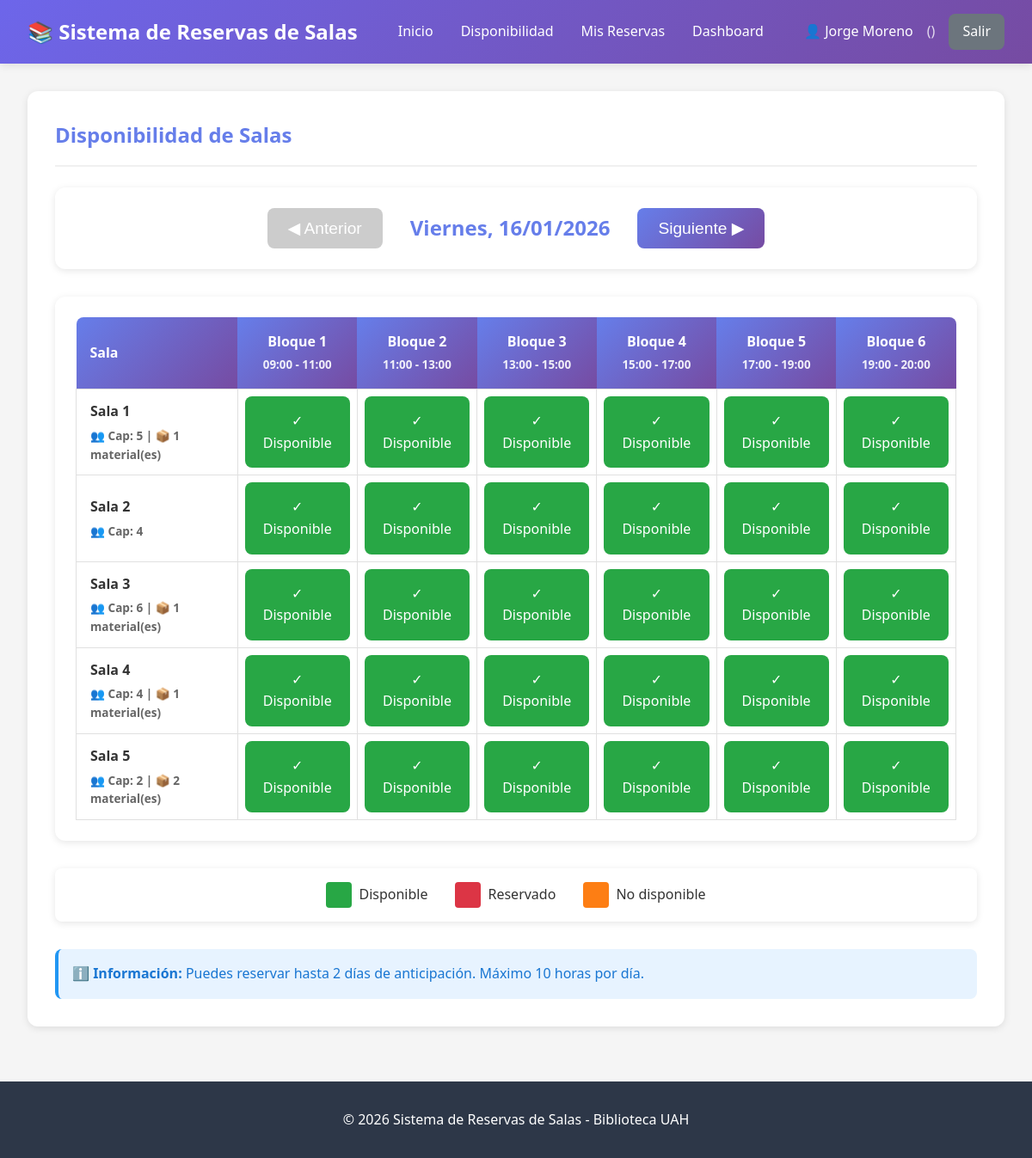
The app's page /reservas/disponibilidad/ (signed in), older data.
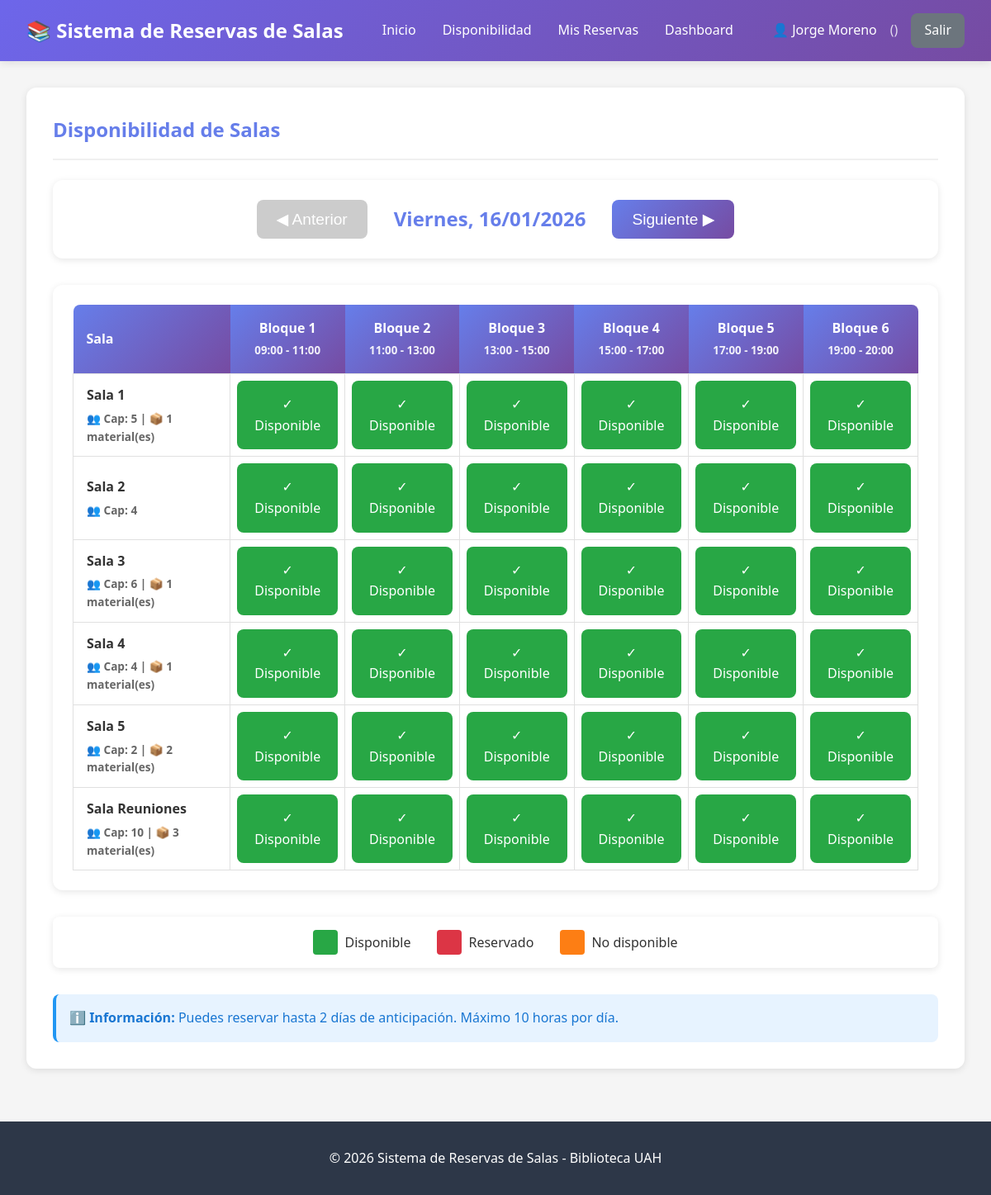
The same page, newer data.
### reservas/models.py (models this page shows, shortened)
class TimeBlock(models.Model):
    DAYS_OF_WEEK = [
        ('monday', 'Lunes'),
        ('tuesday', 'Martes'),
        ('wednesday', 'Miércoles'),
        ('thursday', 'Jueves'),
        ('friday', 'Viernes'),
        ('saturday', 'Sábado'),
        ('sunday', 'Domingo'),
    ]
    name = models.CharField(
        max_length=50,
        verbose_name="Nombre del bloque",
        help_text="Ej: Bloque 1, Bloque Mañana, Sábado Tarde"
    )
    day_of_week = models.CharField(
        max_length=10,
        choices=DAYS_OF_WEEK,
        verbose_name="Día de la semana",
        help_text="Día al que aplica este bloque horario"
    )
    start_time = models.TimeField(verbose_name="Hora inicio")
    end_time = models.TimeField(verbose_name="Hora fin")
    is_active = models.BooleanField(default=True, verbose_name="Activo")
    created_at = models.DateTimeField(auto_now_add=True)
    updated_at = models.DateTimeField(auto_now=True)
    class Meta:
        verbose_name = "Bloque Horario"
        verbose_name_plural = "Bloques Horarios"
        ordering = ['day_of_week', 'start_time']
        unique_together = ['day_of_week', 'start_time', 'end_time']

class Room(models.Model):
    name = models.CharField(max_length=100, verbose_name="Nombre de la sala")
    capacity = models.PositiveIntegerField(verbose_name="Capacidad (personas)")
    location = models.CharField(max_length=200, verbose_name="Ubicación")
    available_materials = models.ManyToManyField(
        Material,
        blank=True,
        verbose_name="Materiales disponibles",
        related_name="rooms"
    )
    is_public = models.BooleanField(
        default=True,
        verbose_name="Sala pública",
        help_text="Si está desmarcado, solo el admin puede reservar esta sala"
    )
    is_active = models.BooleanField(default=True, verbose_name="Activa")
    created_at = models.DateTimeField(auto_now_add=True)
    updated_at = models.DateTimeField(auto_now=True)
    class Meta:
        verbose_name = "Sala"
        verbose_name_plural = "Salas"
        ordering = ['name']

### reservas/views.py (the view)
# urls.py: path('disponibilidad/', views.disponibilidad, name='disponibilidad'),
def disponibilidad(request):
    fecha_str = request.GET.get('fecha', date.today().isoformat())
    try:
        fecha_seleccionada = datetime.strptime(fecha_str, '%Y-%m-%d').date()
    except ValueError:
        fecha_seleccionada = date.today()
    if fecha_seleccionada < date.today():
        fecha_seleccionada = date.today()
    reglas = ReservationRules.objects.first()
    max_dias_anticipacion = reglas.max_days_in_advance if reglas else 2
    fecha_maxima = date.today() + timedelta(days=max_dias_anticipacion)
    if fecha_seleccionada > fecha_maxima:
        fecha_seleccionada = fecha_maxima
    dias_semana = ['monday', 'tuesday', 'wednesday', 'thursday', 'friday', 'saturday', 'sunday']
    dia_semana = dias_semana[fecha_seleccionada.weekday()]
    dias_espanol = ['Lunes', 'Martes', 'Miércoles', 'Jueves', 'Viernes', 'Sábado', 'Domingo']
    nombre_dia_espanol = dias_espanol[fecha_seleccionada.weekday()]
    if request.user.is_authenticated:
            salas = get_available_rooms_for_user(request.user).order_by('name')
    else:
            salas = Room.objects.filter(is_public=True, is_active=True).order_by('name')
    bloques = TimeBlock.objects.filter(
        day_of_week=dia_semana,
        is_active=True
    ).order_by('start_time')
    disponibilidad_grid = []
    for sala in salas:
        fila = {
            'sala': sala,
            'bloques': []
        }
        for bloque in bloques:
            reserva = Reservation.objects.filter(
                room=sala,
                date=fecha_seleccionada,
                time_block=bloque,
                status__in=['pending', 'confirmed']
            ).first()
            bloqueada = RoomUnavailability.objects.filter(
                Q(room=sala, date=fecha_seleccionada, time_block=bloque) |
                Q(room=sala, date=fecha_seleccionada, time_block__isnull=True)  # Bloqueada todo el día
            ).exists()
            if bloqueada:
                estado = 'bloqueado'
            elif reserva:
                estado = 'reservado'
            else:
                estado = 'disponible'
            fila['bloques'].append({
                'bloque': bloque,
                'estado': estado,
                'reserva': reserva
            })
        disponibilidad_grid.append(fila)
    fecha_anterior = fecha_seleccionada - timedelta(days=1)
    fecha_siguiente = fecha_seleccionada + timedelta(days=1)
    if fecha_anterior < date.today():
        fecha_anterior = None
    if fecha_siguiente > fecha_maxima:
        fecha_siguiente = None
    context = {
        'fecha_seleccionada': fecha_seleccionada,
        'nombre_dia_espanol': nombre_dia_espanol,
        'fecha_anterior': fecha_anterior,
        'fecha_siguiente': fecha_siguiente,
        'bloques': bloques,
        'disponibilidad_grid': disponibilidad_grid,
        'max_dias_anticipacion': max_dias_anticipacion,
    }
    return render(request, 'reservas/disponibilidad.html', context)

### reservas/models.py (called while the page is built)
    def get_max_hours_per_day(self):
        if self.role.max_hours_override:
            return self.role.max_hours_override
        rules = ReservationRules.objects.first()
        return rules.max_hours_per_day if rules else 2

### reservas/utils.py (called while the page is built)
def get_available_rooms_for_user(user):
    from .models import Room
    if not hasattr(user, 'profile'):
        return Room.objects.filter(is_public=True, is_active=True)
    if user.profile.role.can_reserve_internal_rooms:
        return Room.objects.filter(is_active=True)
    return Room.objects.filter(is_public=True, is_active=True)

### reservas/templates/reservas/disponibilidad.html (shortened to what the changed rows need)
{% extends 'reservas/base.html' %}
{% block content %}
<div class="card">
    <div class="card-header">
        <h2> Disponibilidad de Salas</h2>
    </div>
    <div class="grid-container">
        {% if bloques %}
        <table class="availability-grid">
            <thead>
                <tr>
                    <th>Sala</th>
                    {% for bloque in bloques %}
                    <th>
                        {{ bloque.name }}<br>
                        <small style="opacity: 0.9;">{{ bloque.start_time|time:"H:i" }} - {{ bloque.end_time|time:"H:i" }}</small>
                    </th>
                    {% endfor %}
                </tr>
            </thead>
            <tbody>
                {% for fila in disponibilidad_grid %}
                <tr>
                    <td class="room-name">
                        <div>{{ fila.sala.name }}</div>
                        <div class="room-details">
                            👥 Cap: {{ fila.sala.capacity }}
                            {% if fila.sala.available_materials.exists %}
                            | 📦 {{ fila.sala.available_materials.count }} material(es)
                            {% endif %}
                        </div>
                    </td>
                    {% for slot in fila.bloques %}
                    <td>
                        {% if slot.estado == 'disponible' %}
                            {% if user.is_authenticated %}
                            <a href="{% url 'reservas:reservar' fila.sala.id slot.bloque.id fecha_seleccionada|date:'Y-m-d' %}" style="text-decoration: none;">
                                <div class="time-slot disponible">
                                    ✓ Disponible
                                </div>
                            </a>
                            {% else %}
                            <div class="time-slot disponible" onclick="alert('Debes iniciar sesión para reservar')">
                                ✓ Disponible
                            </div>
                            {% endif %}
                        {% elif slot.estado == 'reservado' %}
                            <div class="time-slot reservado">
                                ✗ Reservado
                            </div>
                        {% elif slot.estado == 'bloqueado' %}
                            <div class="time-slot bloqueado">
                                ⊘ No disponible
                            </div>
                        {% endif %}
                    </td>
                    {% endfor %}
                </tr>
                {% endfor %}
            </tbody>
        </table>
        {% else %}
        <div class="no-data">
            <p style="font-size: 1.2rem;"> No hay bloques horarios configurados para este día</p>
        </div>
        {% endif %}
    </div>
</div>
{% endblock %}

Row changes from the older to the newer data that the page shows:
added Room: sala.name "Sala Reuniones", sala.capacity "10", sala.available_materials.count "3"
